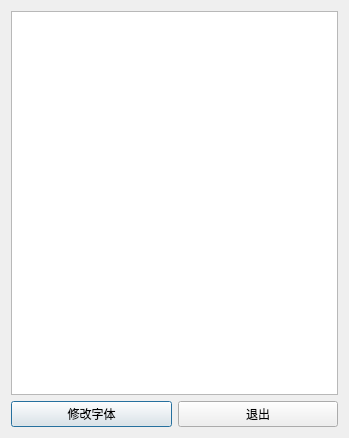
<?xml version="1.0" encoding="UTF-8"?>
<ui version="4.0">
 <class>Dialog</class>
 <widget class="QDialog" name="Dialog">
  <property name="geometry">
   <rect>
    <x>0</x>
    <y>0</y>
    <width>349</width>
    <height>438</height>
   </rect>
  </property>
  <property name="windowTitle">
   <string>Dialog</string>
  </property>
  <layout class="QGridLayout" name="gridLayout">
   <item row="0" column="0" colspan="2">
    <widget class="QTextEdit" name="textEdit"/>
   </item>
   <item row="1" column="0">
    <widget class="QPushButton" name="pushButton">
     <property name="text">
      <string>修改字体</string>
     </property>
    </widget>
   </item>
   <item row="1" column="1">
    <widget class="QPushButton" name="pushButton_2">
     <property name="text">
      <string>退出</string>
     </property>
    </widget>
   </item>
  </layout>
 </widget>
 <resources/>
 <connections/>
</ui>
